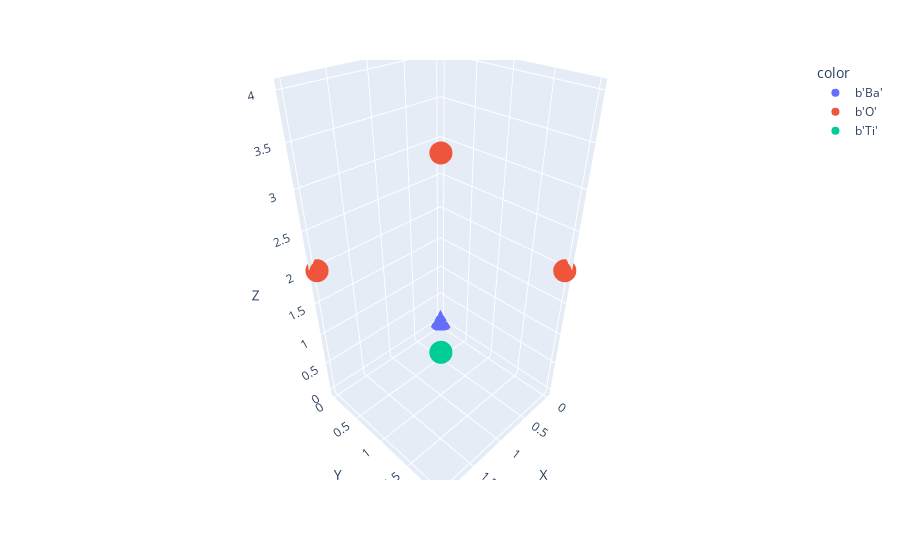

This figure's notebook cell:
### Code cell
draw_unit_cell(atom_vec, cart_atom_vec)

### Figure 1 — Plotly figure (JSON) as saved in the notebook; plotly's stock layout.template omitted (floating-point values rounded to 4 significant figures)
{"data": [{"hovertemplate": "color=b'Ba'<br>x=%{x}<br>y=%{y}<br>z=%{z}<extra></extra>", "legendgroup": "b'Ba'", "marker": {"color": "#636efa", "symbol": "circle"}, "mode": "markers", "name": "b'Ba'", "scene": "scene", "showlegend": true, "type": "scatter3d", "x": [0.0], "y": [0.0], "z": [0.00769]}, {"hovertemplate": "color=b'O'<br>x=%{x}<br>y=%{y}<br>z=%{z}<extra></extra>", "legendgroup": "b'O'", "marker": {"color": "#EF553B", "symbol": "circle"}, "mode": "markers", "name": "b'O'", "scene": "scene", "showlegend": true, "type": "scatter3d", "x": [1.998, 0.0, 1.998], "y": [0.0, 1.998, 1.998], "z": [1.985, 1.985, 3.976]}, {"hovertemplate": "color=b'Ti'<br>x=%{x}<br>y=%{y}<br>z=%{z}<extra></extra>", "legendgroup": "b'Ti'", "marker": {"color": "#00cc96", "symbol": "circle"}, "mode": "markers", "name": "b'Ti'", "scene": "scene", "showlegend": true, "type": "scatter3d", "x": [1.998], "y": [1.998], "z": [2.085]}], "layout": {"legend": {"title": {"text": "color"}, "tracegroupgap": 0}, "margin": {"t": 60}, "scene": {"domain": {"x": [0, 1], "y": [0, 1]}, "xaxis": {"title": {"text": "X"}}, "yaxis": {"title": {"text": "Y"}}, "zaxis": {"title": {"text": "Z"}}}}}
